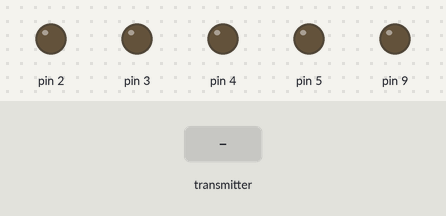
A sketch run on a simulated Arduino Uno, built with avr-gcc and run on an emulated ATmega328P. Shown: output pins drawn as LEDs (lit = HIGH). The test bench sets the inputs (shaded band). No radio packets arrive unless stated.

Above: at 1.2 s.
1.3 s: the transmitter starts sending state = 1
At 2.3 s:
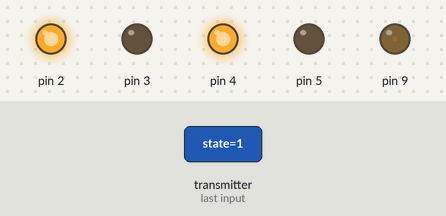
2.8 s: the transmitter starts sending state = 0
At 3.4 s:
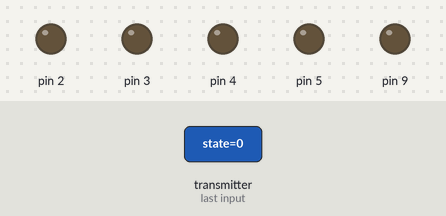
Timing chart, 0 to 5.8 s (numbered marks = the images above; inputs shaded):
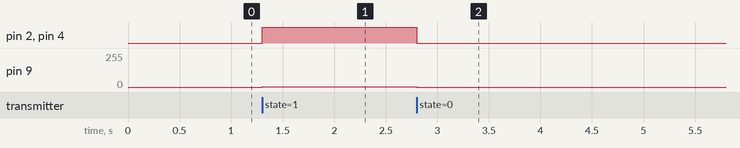

Measured:
- after the input at 1.3 s, pin 2, pin 4: LOW → HIGH at once; pin 9: 0/255 → 1/255 at once
- after the input at 2.8 s, pin 2, pin 4: HIGH → LOW at once; pin 9: 1/255 → 0/255 at once

The sketch:

1_Ch_nRF24l01_Receiver_code.ino
```cpp
#include <SPI.h>
#include <RF24.h>
#include <nRF24L01.h>

RF24 radio(7,8);
const byte address[] = "node1";

String command = "";
int sp = 0;

void setup() {
  radio.begin();
  radio.openReadingPipe(0, address);
  radio.setPALevel(RF24_PA_MAX);
  radio.startListening();

  pinMode(2, OUTPUT);
  pinMode(3, OUTPUT);
  pinMode(4, OUTPUT);
  pinMode(5, OUTPUT);
  pinMode(9, OUTPUT);

}


void loop() {
  while(radio.available()){
    int state = 0;
    radio.read(&state, sizeof(state));
    radio.read(&sp, sizeof(sp));

    if(state == 0) command = "0000";
    else if(state == 1) command = "1010";
    else if(state == 2) command = "0101";
    else if(state == 3) command = "1000";
    else if(state == 4) command = "0010";
    else if(state == 5) command = "0100";
    else if(state == 6) command = "0001";
    else if(state == 7) command = "0110";
    else if(state == 8) command = "1001";

    analogWrite(9, sp);

    digitalWrite(2, value(command[0]));
    digitalWrite(3, value(command[1]));
    digitalWrite(4, value(command[2]));
    digitalWrite(5, value(command[3]));
  }

}

int value(char c)
{
  return String(c).toInt();
}
```
